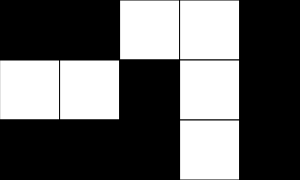
Frame 1 (no input)
Frame 60 (no input): identical to frame 1, image omitted
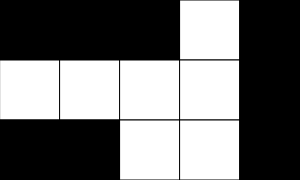
Frame 120 (the mouse pressed at the canvas centre since frame 60)

The p5.js sketch that drew these frames (run headless with seeded random() and noise() and a simulated clock; from frame 60 on, the mouse is pressed at the canvas centre):

// p5.js sketch
// ── sketch.js
// 2D Array Basics
// Priyansh Jhanji
// 4th March 2025
//Working with 2D Arrays, Visualization

let grid = 
[ [  0,     0,  255,     255, 0],
  [255,   255,    0,     255, 0],
  [  0,     0,    0,     255, 0],
];

let squareSize = 60;
const NUM_ROWS = 3; const NUM_COLS = 5;

function setup() {
  createCanvas(NUM_COLS*squareSize, NUM_ROWS*squareSize);
}

function renderGrid(){
  // interpret the information in the 2D array, and draw
  // a grid of colors on the screen to reflect it
  for (let y = 0; y < NUM_ROWS; y++){
    for (let x = 0; x < NUM_COLS; x++){
      let fillColor = grid[y] [x];
      fill(fillColor);
      square(x*squareSize, y*squareSize, squareSize);
    }
  }
}

function getCurrentY(){
  //determine current row of the mouse position
  let constrainedY = constrain(mouseY, 0, height-1);
  return floor(constrainedY / squareSize);
}

function getCurrentX(){
  //determine current coloumn of the mouse position
  let constrainedX = constrain(mouseX, 0, width-1);
  return floor(constrainedX / squareSize);
}

function mousePressed(){
  // fill current tile to a random greyscale
  // only do something if mouseX/mouseY are on the canvas...
  
    let x = getCurrentX();
    let y = getCurrentY();
    
    //always:flip the "current"tile
    flip(x,y);

    //sometimes:(depending on pos) flip the neighbours
    if(y>0) flip(x, y-1); //NORTH
    if(x>0) flip(x-1, y); //WEST
    if(x < NUM_COLS-1) flip(x-1, y); //EAST
    if(y < NUM_ROWS-1) flip(x,y+1); //SOUTH
}

function flip(x,y){
  // take a tile and invert its value
  if (grid[y][x] ===0) grid[y][x] = 255;
  else grid[y][x] = 0;
}
function draw() {
  background(220);
  renderGrid();
  
}
